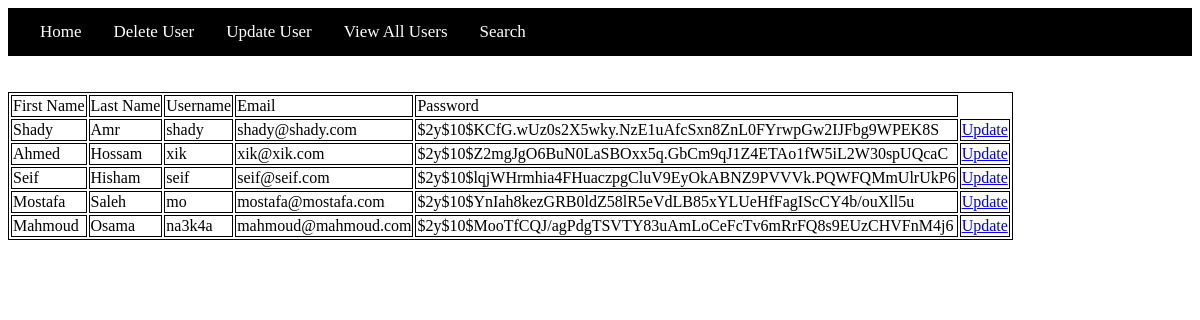
/archive/done/qc/Update.php, run on the app's committed database.
### tables this page shows
CREATE TABLE `users` (
  `ID` int(11) NOT NULL,
  `FirstName` varchar(128) NOT NULL,
  `LastName` varchar(128) NOT NULL,
  `Username` varchar(64) NOT NULL,
  `Email` varchar(256) NOT NULL,
  `Pass` varchar(256) NOT NULL,
  `Role` int(11) NOT NULL COMMENT 'User (0), Waiter (1), QC (2)',
  `Access` int(11) NOT NULL,
  `National_ID` int(14) NOT NULL,
  `National_ID_Image` text NOT NULL,
  `ProfilePicture` text NOT NULL,
  `Wallet` int(50) NOT NULL,
  `Governorate` varchar(20) NOT NULL,
  `Comments` varchar(64) NOT NULL
);

### archive/done/qc/Update.php (the view, shortened to what this page needs)
<?php
 include "Menu.php";
 $servername = "localhost";
 $username = "root";
 $password = "";
 $dbname = "restaurant";
 $conn = new mysqli($servername, $username, $password, $dbname);
 $query = "SELECT * FROM users";
 $result = mysqli_query($conn,$query);
?>
<!DOCTYPE html>
<html>
<head>
</head>
<body>
<table>
<tr>
<td>First Name</td>
<td>Last Name</td>
<td>Username</td>
<td>Email</td>
<td>Password</td>
</tr>
<?php
while($row = mysqli_fetch_array($result)) {
?>
<tr class="<?php if(isset($classname)) echo $classname;?>">
	<td><?= $row['FirstName']; ?></td>
	<td><?= $row['LastName']; ?></td>
	<td><?= $row['Username']; ?></td>
	<td><?= $row['Email']; ?></td>
	<td><?= $row['Pass']; ?></td>
<td><a href="UpdateAction.php?userid=<?php echo $row["ID"]; ?>">Update</a></td>
</tr>
<?php
}
?>
</table>
</body>
</html>

### archive/done/qc/Update.php (style rules this page uses)
table, th, td { border: 1px solid black; }

### data on the page
users: FirstName "Shady", LastName "Amr", Username "shady", Email "shady@shady.com", Pass "$2y$10$KCfG.wUz0s2X5wky.NzE1uAfcSxn8ZnL0FYrwpGw2IJFbg9WPEK8S"
users: FirstName "Ahmed", LastName "Hossam", Username "xik", Email "xik@xik.com", Pass "$2y$10$Z2mgJgO6BuN0LaSBOxx5q.GbCm9qJ1Z4ETAo1fW5iL2W30spUQcaC"
users: FirstName "Seif", LastName "Hisham", Username "seif", Email "seif@seif.com", Pass "$2y$10$lqjWHrmhia4FHuaczpgCluV9EyOkABNZ9PVVVk.PQWFQMmUlrUkP6"
users: FirstName "Mostafa", LastName "Saleh", Username "mo", Email "mostafa@mostafa.com", Pass "$2y$10$YnIah8kezGRB0ldZ58lR5eVdLB85xYLUeHfFagIScCY4b/ouXll5u"
users: FirstName "Mahmoud", LastName "Osama", Username "na3k4a", Email "mahmoud@mahmoud.com", Pass "$2y$10$MooTfCQJ/agPdgTSVTY83uAmLoCeFcTv6mRrFQ8s9EUzCHVFnM4j6"
